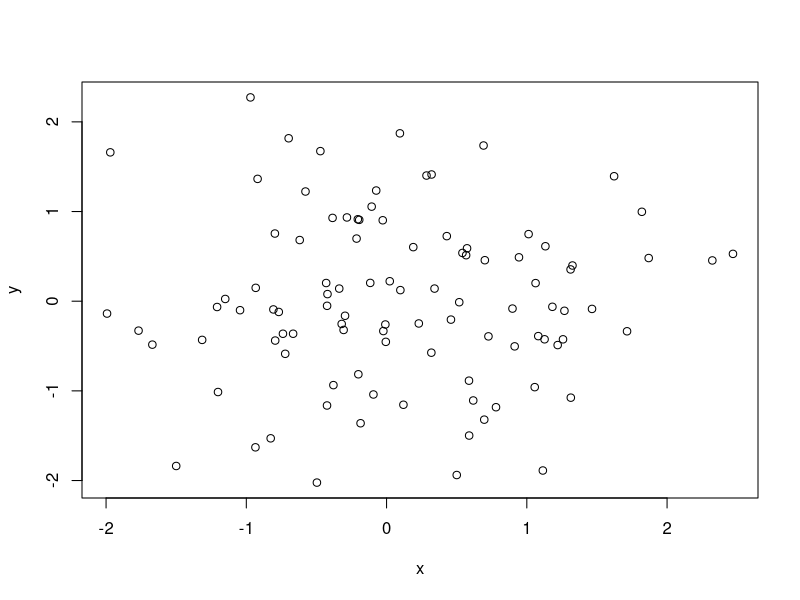

The R source for this figure:
## ---- chunk 1
x <- rnorm(100)
y <- rnorm(100)
plot(x,y)
## ---- chunk 2
summary(x)
